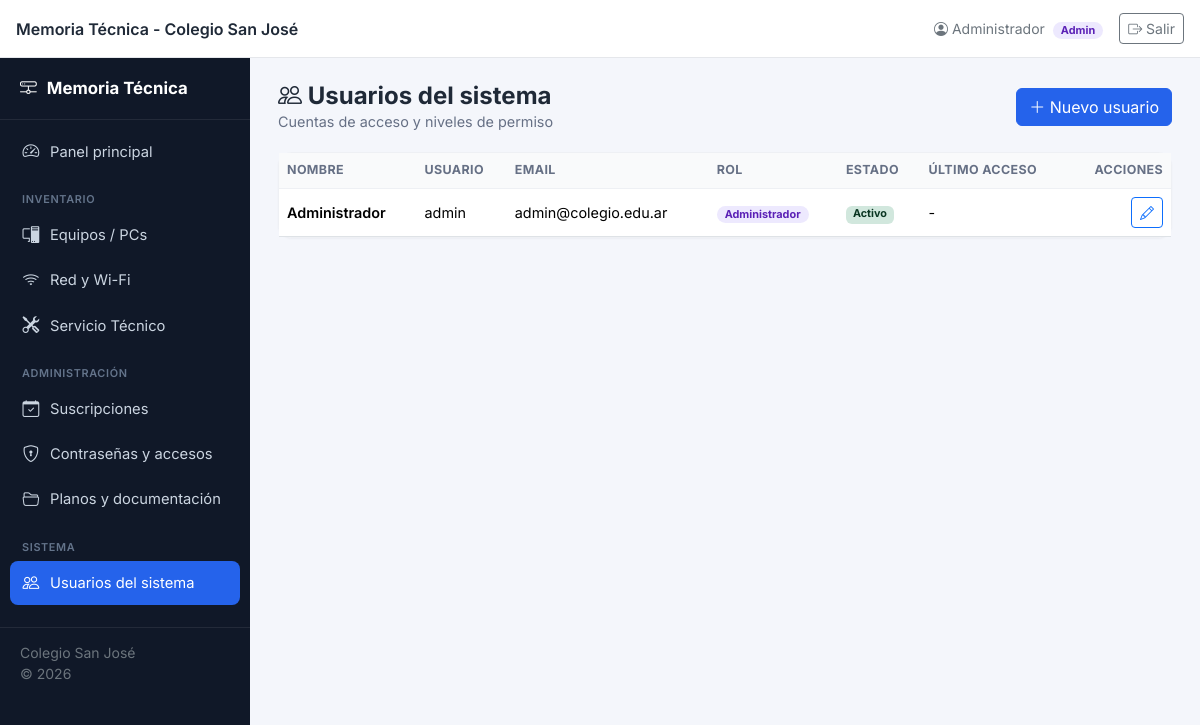
Screenshot of /usuarios/index.php (signed in) with the database file from the repository.
### tables this page shows
CREATE TABLE usuarios_sistema (
  id INT AUTO_INCREMENT PRIMARY KEY,
  nombre VARCHAR(120) NOT NULL,
  email VARCHAR(150) NOT NULL UNIQUE,
  usuario VARCHAR(60) NOT NULL UNIQUE,
  password_hash VARCHAR(255) NOT NULL,
  rol ENUM('admin','tecnico','lectura') NOT NULL DEFAULT 'tecnico',
  activo TINYINT(1) NOT NULL DEFAULT 1,
  ultimo_acceso DATETIME NULL,
  created_at DATETIME NOT NULL DEFAULT CURRENT_TIMESTAMP
);

### includes/auth.php (called while the page is built, shortened)
<?php
function currentUser(): ?array
{
    return $_SESSION['usuario'] ?? null;
}
function isLoggedIn(): bool
{
    return isset($_SESSION['usuario']);
}
function baseUrl(): string
{
    static $base = null;
    if ($base === null) {
        $projectRoot = str_replace('\\', '/', dirname(__DIR__));
        $docRoot = str_replace('\\', '/', rtrim($_SERVER['DOCUMENT_ROOT'] ?? '', '/'));
        $rel = str_replace($docRoot, '', $projectRoot);
        $base = rtrim($rel, '/') . '/';
    }
    return $base;
}

### includes/functions.php (called while the page is built, shortened)
<?php
function h($value): string
{
    return htmlspecialchars((string)($value ?? ''), ENT_QUOTES, 'UTF-8');
}
function formatFechaHora(?string $fecha): string
{
    if (!$fecha) return '-';
}

### usuarios/index.php (the view, shortened to what this page needs)
<?php
require_once __DIR__ . '/../includes/functions.php';
require_once __DIR__ . '/../includes/auth.php';
$db = getDB();
$usuarios = $db->query('SELECT * FROM usuarios_sistema ORDER BY nombre')->fetchAll();
$rolLabel = ['admin' => 'Administrador', 'tecnico' => 'Técnico', 'lectura' => 'Solo lectura'];
require_once __DIR__ . '/../includes/header.php';
require_once __DIR__ . '/../includes/layout_start.php';
?>
<div class="page-header">
  <div>
    <h1><i class="bi bi-people"></i> Usuarios del sistema</h1>
    <div class="subtitle">Cuentas de acceso y niveles de permiso</div>
  </div>
  <a href="crear.php" class="btn btn-brand"><i class="bi bi-plus-lg"></i> Nuevo usuario</a>
</div>
<div class="card-app">
  <div class="table-responsive">
    <table class="table table-app mb-0">
      <thead><tr><th>Nombre</th><th>Usuario</th><th>Email</th><th>Rol</th><th>Estado</th><th>Último acceso</th><th class="text-end">Acciones</th></tr></thead>
      <tbody>
      <?php foreach ($usuarios as $u): ?>
        <tr>
          <td class="fw-semibold"><?= h($u['nombre']) ?></td>
          <td><?= h($u['usuario']) ?></td>
          <td><?= h($u['email']) ?></td>
          <td><span class="badge badge-rol badge-rol-<?= h($u['rol']) ?>"><?= h($rolLabel[$u['rol']] ?? $u['rol']) ?></span></td>
          <td><?= $u['activo'] ? '<span class="badge bg-success-subtle text-success-emphasis">Activo</span>' : '<span class="badge bg-secondary-subtle text-secondary-emphasis">Inactivo</span>' ?></td>
          <td><?= formatFechaHora($u['ultimo_acceso']) ?></td>
          <td class="text-end text-nowrap">
            <a href="editar.php?id=<?= $u['id'] ?>" class="btn btn-sm btn-outline-primary"><i class="bi bi-pencil"></i></a>
          </td>
        </tr>
      <?php endforeach; ?>
      </tbody>
    </table>
  </div>
</div>
<?php require_once __DIR__ . '/../includes/footer.php'; ?>

### includes/header.php (shortened to what this page needs)
<?php
$user = currentUser();
?>
<!DOCTYPE html>
<html lang="es">
<head>
<link href="https://cdn.jsdelivr.net/npm/bootstrap@5.3.3/dist/css/bootstrap.min.css" rel="stylesheet">
<link href="https://cdn.jsdelivr.net/npm/bootstrap-icons@1.11.3/font/bootstrap-icons.css" rel="stylesheet">
<link href="<?= baseUrl() ?>assets/css/style.css" rel="stylesheet">
</head>
<body class="<?= isLoggedIn() ? 'with-sidebar' : '' ?>">
<?php if (isLoggedIn()): ?>
<nav class="topbar d-flex align-items-center justify-content-between px-3">
  <div class="d-flex align-items-center gap-2">
    <span class="fw-semibold d-none d-sm-inline"><?= h(APP_NAME) ?></span>
  </div>
  <div class="d-flex align-items-center gap-3">
    <span class="text-secondary small d-none d-md-inline">
      <i class="bi bi-person-circle"></i> <?= h($user['nombre']) ?>
      <span class="badge badge-rol badge-rol-<?= h($user['rol']) ?> ms-1"><?= h(ucfirst($user['rol'])) ?></span>
    </span>
    <a href="<?= baseUrl() ?>logout.php" class="btn btn-sm btn-outline-secondary"><i class="bi bi-box-arrow-right"></i> Salir</a>
  </div>
</nav>
<?php endif; ?>

### assets/css/style.css (style rules this page uses)
:root { --brand: #2563eb; --brand-dark: #1d4ed8; --brand-light: #eff6ff; --sidebar-w: 250px; --topbar-h: 58px; --bg: #f4f6fb; --card-radius: 14px; }
* { box-sizing: border-box; }
body { font-family: 'Inter', -apple-system, BlinkMacSystemFont, 'Segoe UI', sans-serif; background: var(--bg); color: #1f2937; }
a { text-decoration: none; }
.topbar { height: var(--topbar-h); background: #fff; border-bottom: 1px solid #e5e7eb; position: fixed; top: 0; left: 0; right: 0; z-index: 1030; }
body.with-sidebar { padding-top: var(--topbar-h); }
.card-app { background: #fff; border-radius: var(--card-radius); border: 1px solid #eef0f4; box-shadow: 0 1px 2px rgba(16,24,40,0.04); }
.page-header { display: flex; align-items: center; justify-content: space-between; flex-wrap: wrap; gap: 12px; margin-bottom: 20px; }
.page-header h1 { font-size: 1.5rem; font-weight: 700; margin: 0; }
.page-header .subtitle { color: #667085; font-size: .9rem; }
.table-app thead th { background: #f9fafb; font-size: .78rem; text-transform: uppercase; letter-spacing: .03em; color: #667085; border-bottom: 1px solid #eef0f4; white-space: nowrap; }
.table-app td { vertical-align: middle; font-size: .9rem; }
.badge-rol { font-size: .68rem; padding: 3px 8px; border-radius: 20px; }
.badge-rol-admin { background: #ede9fe; color: #5b21b6; }
.btn-brand { background: var(--brand); border-color: var(--brand); color: #fff; }

### rows the page displays
usuarios_sistema: nombre "Administrador", rol "Admin", usuario "admin", email "admin@colegio.edu.ar", rol "Administrador", activo "Activo", ultimo_acceso "-"

### other values shown
APP_NAME "Memoria Técnica - Colegio San José"
